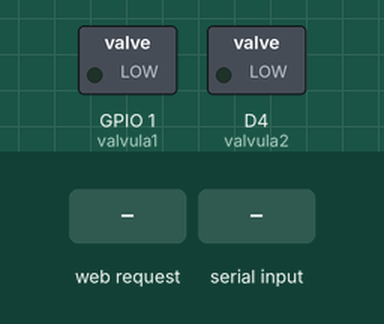
Recording of a sketch running on a simulated ESP8266 (Wemos D1 mini). Parts: switched loads named in the sketch (green lamp = pin HIGH). Inputs (shaded band) come from the test bench. WiFi joins after 1.5 s; servers stay silent unless stated; what the sketch prints to the serial monitor is not drawn.

Above: at 2.7 s.
2.8 s: HTTP request GET /LED=ON received
At 4.0 s:
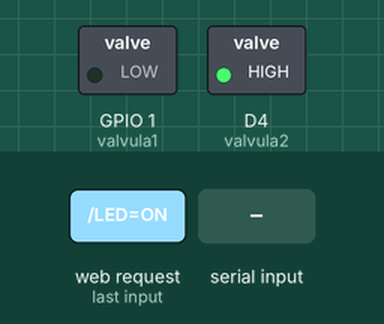
4.3 s: "1\n" received over Serial
At 5.9 s:
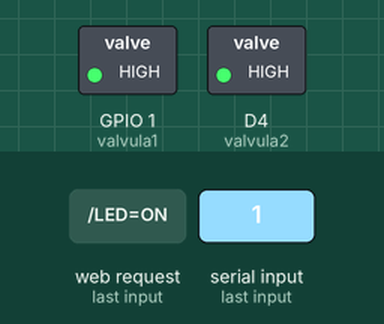
6.8 s: HTTP request GET /LED=OFF received
At 7.1 s:
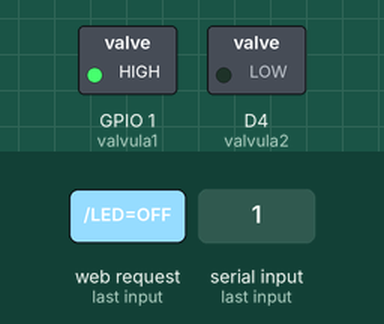
8.3 s: "2\n" received over Serial
At 10.2 s:
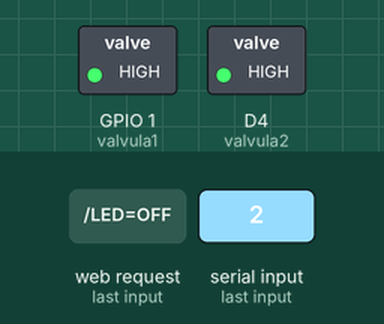
Timing chart, 0 to 11.7 s (numbered marks = the images above; inputs shaded):
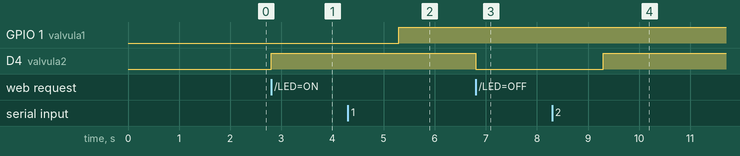

The sketch:

wifi-auto-smart.ino
```cpp
//http://www.esp8266learning.com/wemos-webserver-example.php


#include <ESP8266WiFi.h>
#include <ESP8266mDNS.h>
#include <WiFiUdp.h>
int option=0;
int valvula1=1;
int valvula2=2;

const char* ssid = "INTERNET CNT";             //!!!!!!!!!!!!!!!!!!!!! modify this
const char* password = "cualeslaclave";                //!!!!!!!!!!!!!!!!!!!!!modify this

int ledPin = D4;          //connect led pin to d4 and ground
WiFiServer server(80);

void setup() {
  //Serial.begin(115200);
  Serial.begin(115200);
  delay(10);
   Serial.println("Hola car...");
  pinMode(valvula1,OUTPUT);
  pinMode(valvula2,OUTPUT);

  pinMode(ledPin, OUTPUT);
  digitalWrite(ledPin, LOW);

  // Connect to WiFi network
  Serial.println();
  Serial.println();
  Serial.print("Connecting to ");
  Serial.println(ssid);

  WiFi.mode(WIFI_STA);
  WiFi.begin(ssid, password);

  while (WiFi.status() != WL_CONNECTED) {
    delay(500);
    Serial.print(".");
  }
  Serial.println("");
  Serial.println("WiFi connected");

  // Start the server
  server.begin();
  Serial.println("Server started");

  // Print the IP address
  Serial.print("Use this URL : ");
  Serial.print("http://");
  Serial.print(WiFi.localIP());
  Serial.println("/");
}


void loop() {

  if (Serial.available()>0)
  {
    //leemos la opcion enviada
    option=Serial.read();
    if(option=='1')
    {
      digitalWrite(valvula1, LOW);
      delay(1000);
      digitalWrite(valvula1, HIGH);

      Serial.println("ok1");
      option=0;
    }
    if(option=='2')
    {
      digitalWrite(valvula2, LOW);
      Serial.println("ok2");

      delay(1000);
      digitalWrite(valvula2, HIGH);
      option=0;
    }
  }

  // Check if a client has connected
  WiFiClient client = server.available();
  if (!client) {
    return;
  }

  // Wait until the client sends some data
  Serial.println("new client");
  while(!client.available()){
    delay(1);
  }

  // Read the first line of the request
  String request = client.readStringUntil('\r');
  Serial.println(request);
  client.flush();

  // Match the request

  int value = LOW;
  if (request.indexOf("/LED=ON") != -1) {
    digitalWrite(ledPin, HIGH);
    value = HIGH;
  }
  if (request.indexOf("/LED=OFF") != -1){
    digitalWrite(ledPin, LOW);
    value = LOW;
  }


  // Return the response
  client.println("HTTP/1.1 200 OK");
  client.println("Content-Type: text/html");
  client.println(""); //  do not forget this one
  client.println("<!DOCTYPE HTML>");
  client.println("<html>");

  client.print("Hola Putito Led pin is now: ");

  if(value == HIGH)
  {
    client.print("On");
  } else
  {
    client.print("Off");
  }
  client.println("<br><br>");
  client.println("Click <a href=\"/LED=ON\">here</a> turn the LED on pin 4 ON<br>");
  client.println("Click <a href=\"/LED=OFF\">here</a> turn the LED on pin 4 OFF<br>");
  client.println("</html>");

  delay(1);
  Serial.println("Client disconnected");
  Serial.println("");

}
```

Measured:
- after the input at 2.8 s, D4 (valvula2): LOW → HIGH at once
- after the input at 4.3 s, GPIO 1 (valvula1): LOW → HIGH after 1.0 s
- after the input at 6.8 s, D4 (valvula2): HIGH → LOW at once
- after the input at 8.3 s, D4 (valvula2): LOW → HIGH after 1.0 s
